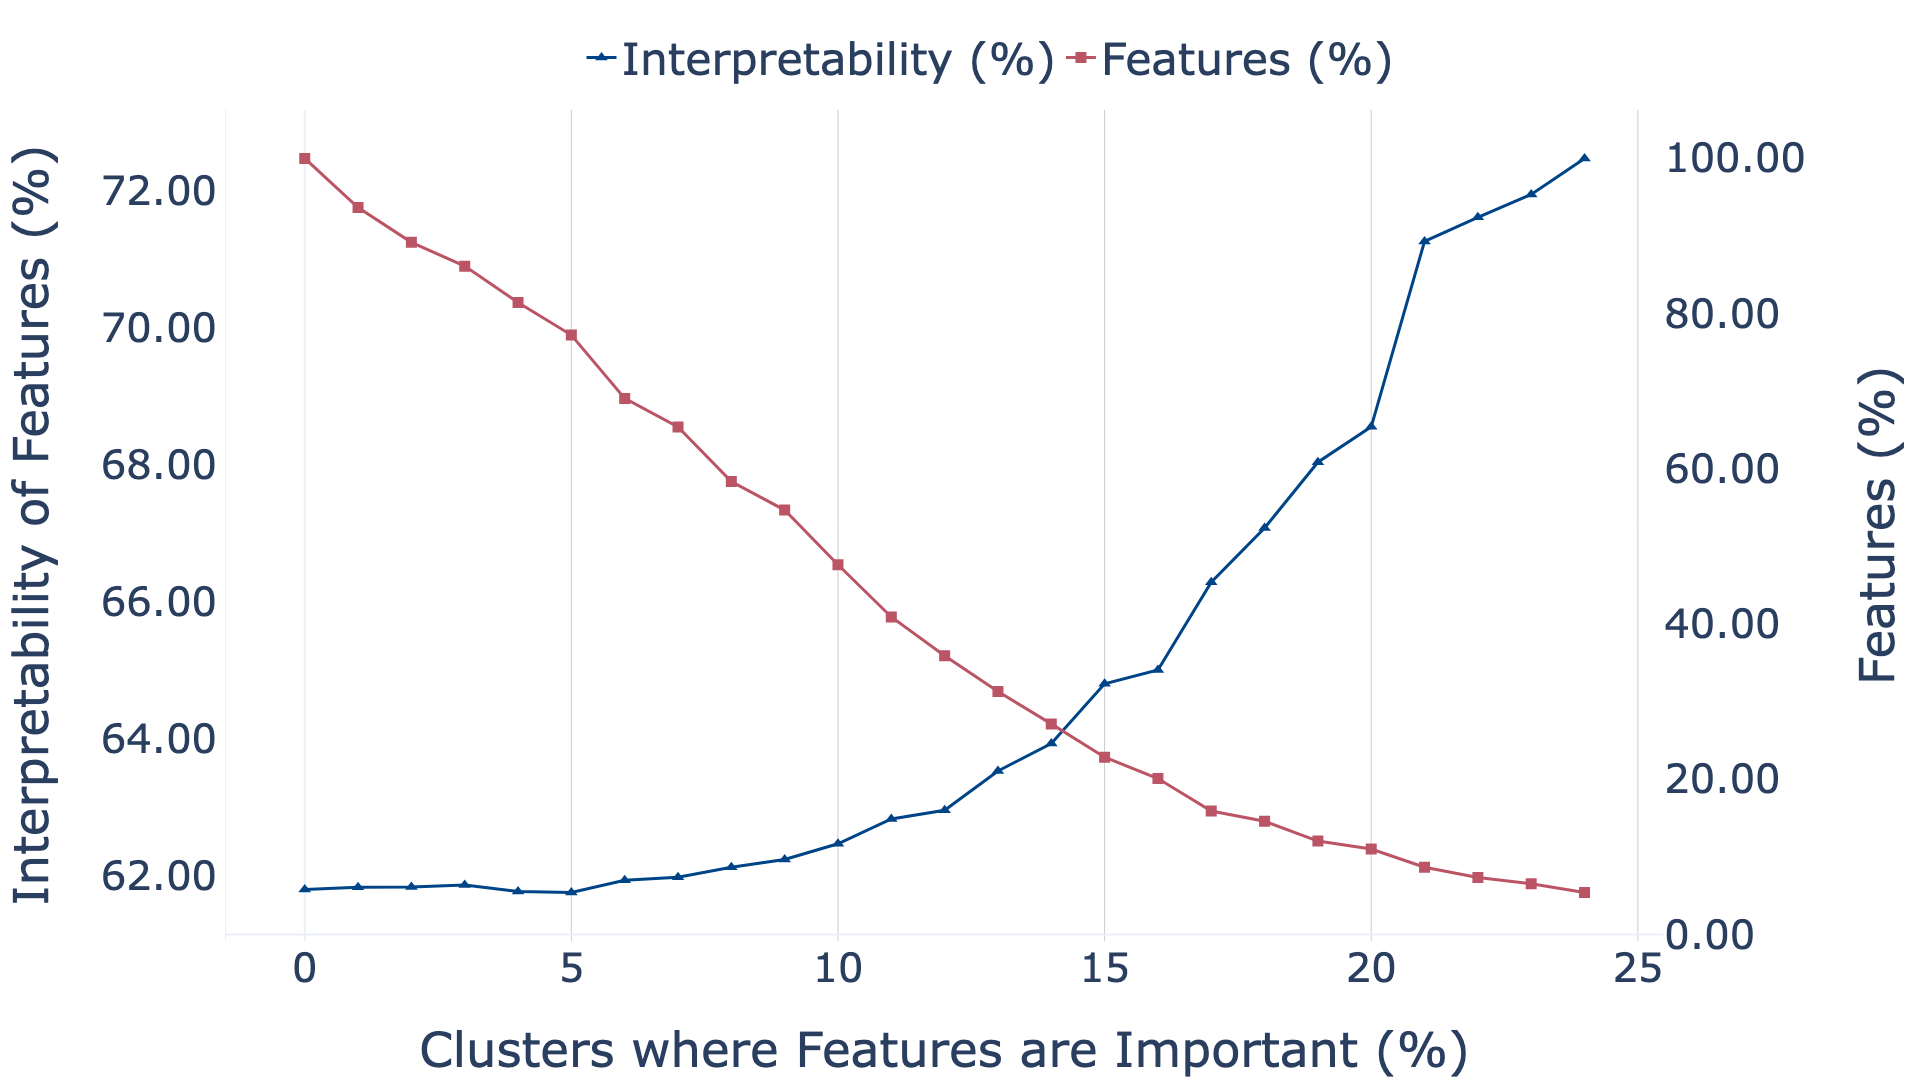

Write the Python code that produced this figure.
import os, argparse
import json
import numpy as np
import pickle
import random

P = argparse.ArgumentParser()
P.add_argument("--fuzzing_scores", default="./fuz_scores")
P.add_argument("--strong_features_path", default="./data/rolling_strong_features_clusters_random_subset.pkl")
P.add_argument("--top_1_percent_clusters", default=25)
P.add_argument("--out_image_path", default="interp_over_sparsity.png")

args = P.parse_args()

# working with whole sample


def extract_latent(file_name: str):
    file_name = file_name.split(".txt")[0]
    layer, latent = file_name.split("_latent")
    layer = layer.split(".")[-1]
    return int(latent), int(layer)
def spot_nans(x):
    return [i for i in x if i is not None]


results = {}
path = args.fuzzing_scores

for file_name in os.listdir(path):
    latent, layer = extract_latent(file_name)


    with open(os.path.join(path, file_name), "r") as f:
        data = json.load(f)

    corrects = spot_nans([prompt["correct"] for prompt in data])

    results[latent] = np.mean(corrects) * 100

#print(results)
print(np.mean(list(results.values())))

# working with the clusters

with open(args.strong_features_path, 'rb') as f:
        features_data = pickle.load(f)



freq = {key: 0 for key in results.keys()}

skip_set = set()
for cluster in features_data.keys():
    cls = features_data[cluster]
    path = args.strong_features_path
    counts = {'strong': 0, 'weak': 0}

    N = len(cls['strong_features'])
    for i in range(N):
        s = int(cls['strong_features'][i])

        if s not in freq.keys():
            skip_set.add(s)
            continue   
        freq[s] += 1

print(f"NUmber of features in clusters: {sum(freq.values())}")
print(sorted(list(freq.values()), reverse=True)[:10], len(skip_set))

# now we see if frequency is correlated with the results
# Calculate correlation between frequency and results
features = []
frequencies = []
scores = []

for feature, frequency in freq.items():
    if feature in results:
        features.append(feature)
        frequencies.append(frequency)
        scores.append(results[feature])

# Calculate correlation
correlation = np.corrcoef(frequencies, scores)[0, 1]
print(f"Correlation between frequency and results: {correlation:.4f}")

# Optional: display some summary statistics
print(f"Number of features with both frequency and score data: {len(features)}")
print(f"Average frequency: {np.mean(frequencies):.2f}")
print(f"Average score: {np.mean(scores):.2f}%")
print(f'Correlation between Frequency and Score: {correlation:.4f}')


# Calculate total number of clusters
total_clusters = len(features_data)
# Calculate total number of features
total_features = len(freq)


percentages = list(range(int(args.top_1_percent_clusters))) 

# Lists to store data for each percentage threshold
thresholds = []
avg_scores = []
feature_percentages = []
features_remaining = []

# Calculate average scores for each percentage threshold
for percent in percentages:
    threshold = (percent / 100) * total_clusters
    features_above_threshold = [feature_id for feature_id, frequency in freq.items() 
                               if frequency >= threshold and feature_id in results]
    
    if features_above_threshold:
        avg_score = np.mean([results[feature_id] for feature_id in features_above_threshold])
    else:
        avg_score = 0
    
    percentage_left = (len(features_above_threshold) / total_features) * 100
    
    thresholds.append(percent)
    avg_scores.append(avg_score)
    feature_percentages.append(percentage_left)
    features_remaining.append(features_above_threshold)
    
    # Print the percentage of features left at this percentile
    print(f"At {percent}% threshold: {percentage_left:.2f}% features remaining")

# Create the plot
import plotly.graph_objects as go
from plotly.subplots import make_subplots

# Create subplots with two y-axes
fig = make_subplots(specs=[[{"secondary_y": True}]])

# Add traces for interpretability scores
fig.add_trace(
    go.Scatter(
        x=thresholds,
        y=avg_scores,
        mode='lines+markers',
        name=r"Interpretability (%)",
        line=dict(color='rgb(0,68,136)', width=3),  # Increased line width
        marker=dict(symbol='triangle-up', size=11)  # Increased marker size
    ),
    secondary_y=False,
)

# Add traces for feature percentages
fig.add_trace(
    go.Scatter(
        x=thresholds,
        y=feature_percentages,
        mode='lines+markers',
        name=r"Features (%)",
        line=dict(color='rgb(187,85,102)', width=3),  # Increased line width
        marker=dict(symbol='square', size=11)  # Increased marker size
    ),
    secondary_y=True,
)

# Update layout
fig.update_layout(
    xaxis=dict(
        title="Clusters where Features are Important (%)",
        title_font=dict(size=48),  # Increased by 10% (from 44)
        tickfont=dict(size=40),    # Increased by 10% (from 36)
        gridcolor="rgba(0, 0, 0, 0.2)",
        gridwidth=1,
        showgrid=True,
        title_standoff=44          # Increased by 10%
    ),
    yaxis=dict(
        title="Interpretability of Features (%)",
        title_font=dict(size=48),  # Increased by 10% (from 44)
        tickfont=dict(size=40),    # Increased by 10% (from 36)
        tickformat=".2f",
        gridcolor="rgba(0, 0, 0, 0.2)",
        gridwidth=1,
        showgrid=False,
        zeroline=True,
        showline=True,
        showticklabels=True,
        title_standoff=55          # Increased by 10%
    ),
    yaxis2=dict(
        title="Features (%)",
        title_font=dict(size=48),  # Increased by 10% (from 44)
        tickfont=dict(size=40),    # Increased by 10% (from 36)
        tickformat=".2f",
        gridcolor="rgba(0, 0, 0, 0.2)",
        gridwidth=1,
        showgrid=False,
        showticklabels=True,
        title_standoff=55          # Increased by 10%
    ),
    legend=dict(
        orientation='h',
        x=0.5,
        y=1.02,
        xanchor='center',
        yanchor='bottom',
        bgcolor="rgba(255,255,255,0.4)",
        bordercolor="black",
        font=dict(size=44)         # Increased by 10% (from 40)
    ),
    template="plotly_white",
    margin=dict(t=110, b=110, l=165, r=165),  # Increased by 10%
    width=1430,                    # Increased by 10%
    height=990                     # Increased by 10%
)

# Export high-resolution image
fig.write_image(args.out_image_path, scale=1, width=1920, height=1080)

# Remove the fig.show() call to prevent browser opening
# fig.show()  # This line is removed or commented out

print(f"Number of clusters: {total_clusters}, features studies: {total_features}, top 1% interp: {avg_scores[-1]}, average interp: {avg_scores[0]}")
